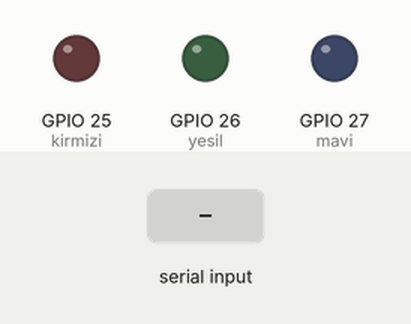
Recording of a sketch running on a simulated ESP32. Shown: output pins drawn as LEDs (lit = HIGH). The test bench sets the inputs (shaded band).

Above: at 1.2 s.
1.3 s: "mutlu\n" received over Serial
At 2.5 s:
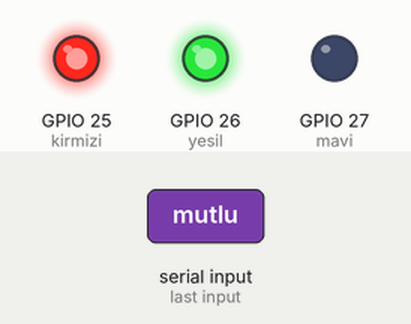
2.8 s: "uzgun\n" received over Serial
At 3.6 s:
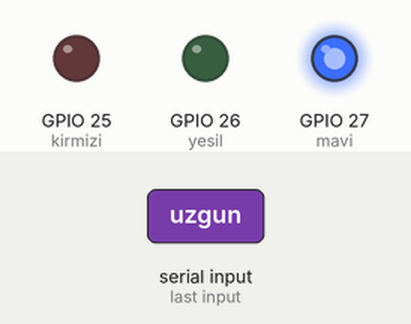
4.3 s: "sinirli\n" received over Serial
At 4.7 s:
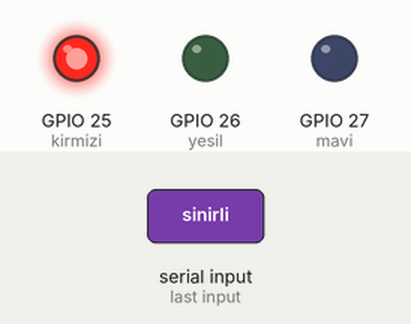
5.8 s: "notr\n" received over Serial
At 7.0 s:
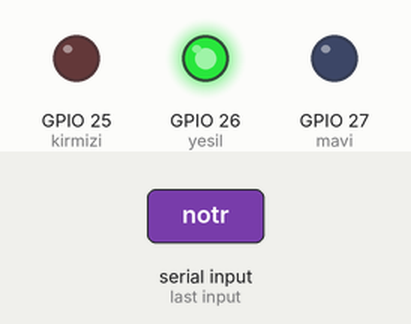
7.3 s: "asik\n" received over Serial
At 8.2 s:
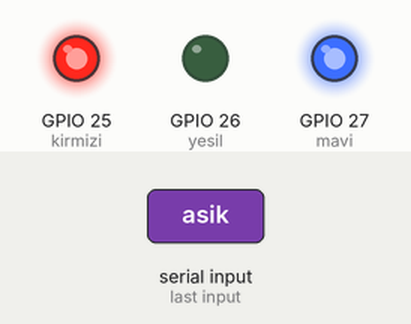
8.8 s: "merakli\n" received over Serial
At 9.4 s:
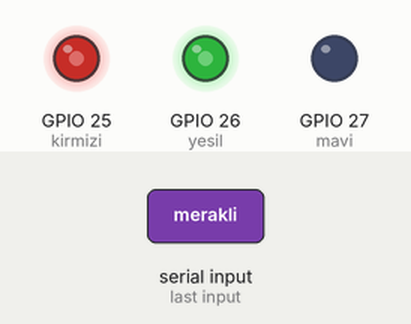
Timing chart, 0 to 11.3 s (numbered marks = the images above; inputs shaded):
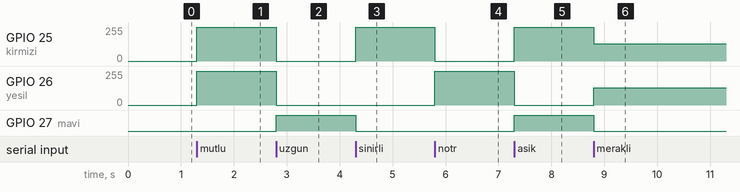

Measured:
- after the input at 1.3 s, GPIO 25 (kirmizi), GPIO 26 (yesil): 0/255 → 255/255 at once
- after the input at 2.8 s, GPIO 25 (kirmizi), GPIO 26 (yesil): 255/255 → 0/255 at once; GPIO 27 (mavi): LOW → HIGH at once
- after the input at 4.3 s, GPIO 25 (kirmizi): 0/255 → 255/255 at once; GPIO 27 (mavi): HIGH → LOW at once
- after the input at 5.8 s, GPIO 25 (kirmizi): 255/255 → 0/255 at once; GPIO 26 (yesil): 0/255 → 255/255 at once
- after the input at 7.3 s, GPIO 25 (kirmizi): 0/255 → 255/255 at once; GPIO 26 (yesil): 255/255 → 0/255 at once; GPIO 27 (mavi): LOW → HIGH at once
- after the input at 8.8 s, GPIO 25 (kirmizi): 255/255 → 128/255 at once; GPIO 26 (yesil): 0/255 → 128/255 at once; GPIO 27 (mavi): HIGH → LOW at once

The sketch:

sketch_apr20a.ino
```cpp
int kirmizi = 25;
int yesil = 26;
int mavi = 27;
void setup(){
  Serial.begin(9600);
  for(int i = 25; i<=27; i++){
    pinMode(i,OUTPUT);
  }
}
void loop(){
  if(Serial.available()){
    String duygu = Serial.readStringUntil('\n');
    duygu.trim();

    if(duygu == "mutlu")
      setColor(255,255,0);
    else if(duygu == "selam")
      setColor(255,255,0);
    else if (duygu == "uzgun")
      setColor(0,0,255);
    else if (duygu == "sinirli")
      setColor(255,0,0);
    else if (duygu == "notr")
      setColor(0,255,0);
    else if (duygu == "asik")
      setColor(255,0,255);
    else if(duygu == "merakli")
      setColor(128,128,0);
    else if (duygu == "korkmus")
      setColor(128,128,128);
    else if (duygu == "sasirmis")
      setColor(0,255,255);
    else
      setColor(255,255,255);
  }
}

void setColor(int kirmiziDeg, int yesilDeg, int maviDeg){
  analogWrite(kirmizi, kirmiziDeg);
  analogWrite(yesil, yesilDeg);
  analogWrite(mavi,maviDeg);
}
```
